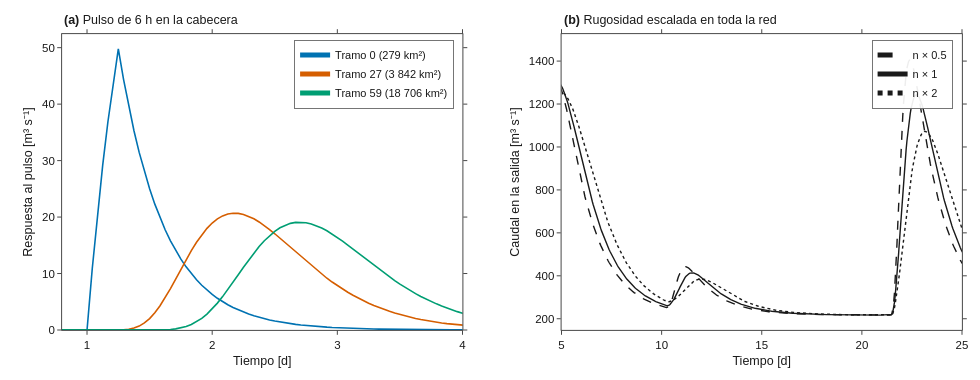

This figure's notebook cell:
### Code cell
O, I, S = modelo.rutear(log_n_verdadero, q, devolver_estado=True)

camino = [cabeceras[0]]                       # de una cabecera a la salida
while red.aguas_abajo[camino[-1]] >= 0:
    camino.append(int(red.aguas_abajo[camino[-1]]))
mostrar = [camino[0], camino[len(camino) // 2], camino[-1]]

q_pulso = q[:1].repeat(10 * PASOS_DIA, 1).clone()   # caudal base + pulso de 6 h en la cabecera
q_pulso[PASOS_DIA:PASOS_DIA + 6, camino[0]] += 100.0
O_pulso = modelo.rutear(log_n_verdadero, q_pulso)
exceso = (O_pulso - O_pulso[0]).numpy()
t10 = np.arange(q_pulso.shape[0]) / PASOS_DIA
vol = [float(exceso[:, i].sum() * 3600 / 1e6) for i in mostrar]

salidas_n = {f: modelo.rutear(log_n_verdadero + np.log(f), q)[:, salida].numpy() for f in (0.5, 1.0, 2.0)}
display(HTML(verificacion("volumen del pulso en los tres puntos [hm³]: " + ", ".join(f"{v:.3f}" for v in vol)
                          + " (esperado 2.160)", max(abs(v - 2.16) for v in vol) < 1e-3)))
gr.figura_ruteo(t10, exceso, mostrar, A_dren, t_dias, salidas_n).show()

### Figure 1 — Plotly figure (JSON) as saved in the notebook; plotly's stock layout.template omitted (floating-point values rounded to 4 significant figures; data arrays with more than 128 entries replaced by an {"elided": "..."} marker saying what was removed)
{"data": [{"hovertemplate": "Tramo 0<br>día %{x:.2f}: %{y:.1f} m³/s<extra></extra>", "legend": "legend", "line": {"color": "#0072B2", "width": 1.6}, "mode": "lines", "name": "Tramo 0 (279 km²)", "type": "scatter", "x": {"elided": "240 float values"}, "xaxis": "x", "y": {"elided": "240 float values"}, "yaxis": "y"}, {"hovertemplate": "Tramo 27<br>día %{x:.2f}: %{y:.1f} m³/s<extra></extra>", "legend": "legend", "line": {"color": "#D55E00", "width": 1.6}, "mode": "lines", "name": "Tramo 27 (3 842 km²)", "type": "scatter", "x": {"elided": "240 float values"}, "xaxis": "x", "y": {"elided": "240 float values"}, "yaxis": "y"}, {"hovertemplate": "Tramo 59<br>día %{x:.2f}: %{y:.1f} m³/s<extra></extra>", "legend": "legend", "line": {"color": "#009E73", "width": 1.6}, "mode": "lines", "name": "Tramo 59 (18 706 km²)", "type": "scatter", "x": {"elided": "240 float values"}, "xaxis": "x", "y": {"elided": "240 float values"}, "yaxis": "y"}, {"hovertemplate": "n × 0.5<br>día %{x:.2f}: %{y:.0f} m³/s<extra></extra>", "legend": "legend2", "line": {"color": "#1a1a1a", "dash": "dash", "width": 1.4}, "mode": "lines", "name": "n × 0.5", "type": "scatter", "x": {"elided": "960 float values"}, "xaxis": "x2", "y": {"elided": "960 float values"}, "yaxis": "y2"}, {"hovertemplate": "n × 1<br>día %{x:.2f}: %{y:.0f} m³/s<extra></extra>", "legend": "legend2", "line": {"color": "#1a1a1a", "dash": "solid", "width": 1.4}, "mode": "lines", "name": "n × 1", "type": "scatter", "x": {"elided": "960 float values"}, "xaxis": "x2", "y": {"elided": "960 float values"}, "yaxis": "y2"}, {"hovertemplate": "n × 2<br>día %{x:.2f}: %{y:.0f} m³/s<extra></extra>", "legend": "legend2", "line": {"color": "#1a1a1a", "dash": "dot", "width": 1.4}, "mode": "lines", "name": "n × 2", "type": "scatter", "x": {"elided": "960 float values"}, "xaxis": "x2", "y": {"elided": "960 float values"}, "yaxis": "y2"}], "layout": {"annotations": [{"align": "left", "font": {"color": "#1a1a1a", "family": "Arial, Helvetica, sans-serif", "size": 12.5}, "showarrow": false, "text": "<b>(a)</b> Pulso de 6 h en la cabecera", "x": 0, "xanchor": "left", "xref": "x domain", "y": 1, "yanchor": "bottom", "yref": "y domain", "yshift": 5}, {"align": "left", "font": {"color": "#1a1a1a", "family": "Arial, Helvetica, sans-serif", "size": 12.5}, "showarrow": false, "text": "<b>(b)</b> Rugosidad escalada en toda la red", "x": 0, "xanchor": "left", "xref": "x2 domain", "y": 1, "yanchor": "bottom", "yref": "y2 domain", "yshift": 5}], "font": {"color": "#1a1a1a", "family": "Arial, Helvetica, sans-serif", "size": 12}, "height": 380, "hoverlabel": {"bgcolor": "#ffffff", "bordercolor": "#9a9a9a", "font": {"color": "#1a1a1a", "family": "Arial, Helvetica, sans-serif", "size": 12}}, "legend": {"bgcolor": "rgba(255,255,255,0.92)", "bordercolor": "#1a1a1a", "borderwidth": 0.6, "font": {"color": "#1a1a1a", "family": "Arial, Helvetica, sans-serif", "size": 11}, "itemsizing": "constant", "tracegroupgap": 2, "x": 0.435, "xanchor": "right", "y": 0.98, "yanchor": "top"}, "legend2": {"bgcolor": "rgba(255,255,255,0.92)", "bordercolor": "#1a1a1a", "borderwidth": 0.6, "font": {"color": "#1a1a1a", "family": "Arial, Helvetica, sans-serif", "size": 11}, "itemsizing": "constant", "tracegroupgap": 2, "x": 0.99, "xanchor": "right", "y": 0.98, "yanchor": "top"}, "margin": {"b": 50, "l": 62, "r": 18, "t": 34}, "paper_bgcolor": "#ffffff", "plot_bgcolor": "#ffffff", "separators": ". ", "width": 980, "xaxis": {"anchor": "y", "domain": [0.0, 0.445], "linecolor": "#1a1a1a", "linewidth": 0.8, "mirror": "ticks", "range": [0.8, 4], "showgrid": false, "showline": true, "tickcolor": "#1a1a1a", "tickfont": {"color": "#1a1a1a", "family": "Arial, Helvetica, sans-serif", "size": 11.5}, "ticklen": 4, "ticks": "outside", "tickwidth": 0.8, "title": {"font": {"color": "#1a1a1a", "family": "Arial, Helvetica, sans-serif", "size": 12.5}, "standoff": 6, "text": "Tiempo [d]"}, "zeroline": false}, "xaxis2": {"anchor": "y2", "domain": [0.555, 1.0], "linecolor": "#1a1a1a", "linewidth": 0.8, "mirror": "ticks", "range": [5, 25], "showgrid": false, "showline": true, "tickcolor": "#1a1a1a", "tickfont": {"color": "#1a1a1a", "family": "Arial, Helvetica, sans-serif", "size": 11.5}, "ticklen": 4, "ticks": "outside", "tickwidth": 0.8, "title": {"font": {"color": "#1a1a1a", "family": "Arial, Helvetica, sans-serif", "size": 12.5}, "standoff": 6, "text": "Tiempo [d]"}, "zeroline": false}, "yaxis": {"anchor": "x", "domain": [0.0, 1.0], "linecolor": "#1a1a1a", "linewidth": 0.8, "mirror": "ticks", "rangemode": "tozero", "showgrid": false, "showline": true, "tickcolor": "#1a1a1a", "tickfont": {"color": "#1a1a1a", "family": "Arial, Helvetica, sans-serif", "size": 11.5}, "ticklen": 4, "ticks": "outside", "tickwidth": 0.8, "title": {"font": {"color": "#1a1a1a", "family": "Arial, Helvetica, sans-serif", "size": 12.5}, "standoff": 6, "text": "Respuesta al pulso [m³ s⁻¹]"}, "zeroline": false}, "yaxis2": {"anchor": "x2", "domain": [0.0, 1.0], "linecolor": "#1a1a1a", "linewidth": 0.8, "mirror": "ticks", "showgrid": false, "showline": true, "tickcolor": "#1a1a1a", "tickfont": {"color": "#1a1a1a", "family": "Arial, Helvetica, sans-serif", "size": 11.5}, "ticklen": 4, "ticks": "outside", "tickwidth": 0.8, "title": {"font": {"color": "#1a1a1a", "family": "Arial, Helvetica, sans-serif", "size": 12.5}, "standoff": 6, "text": "Caudal en la salida [m³ s⁻¹]"}, "zeroline": false}}}
